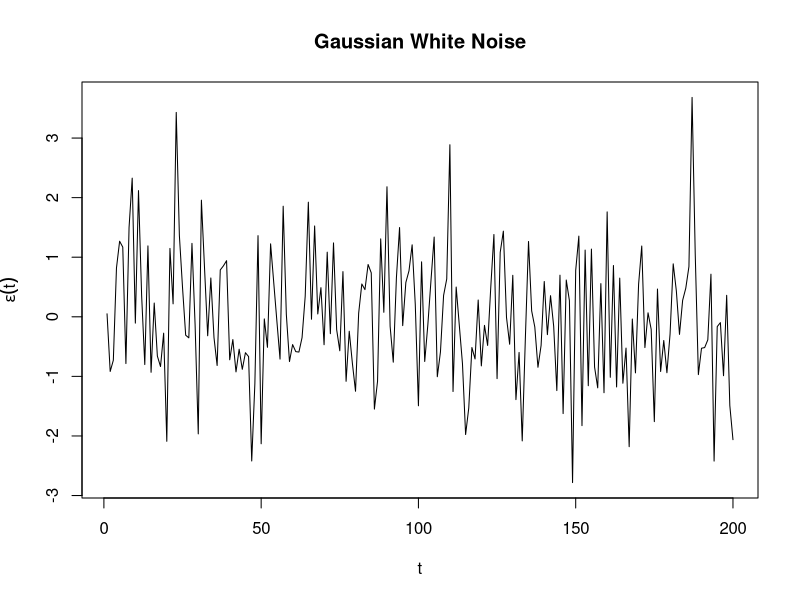
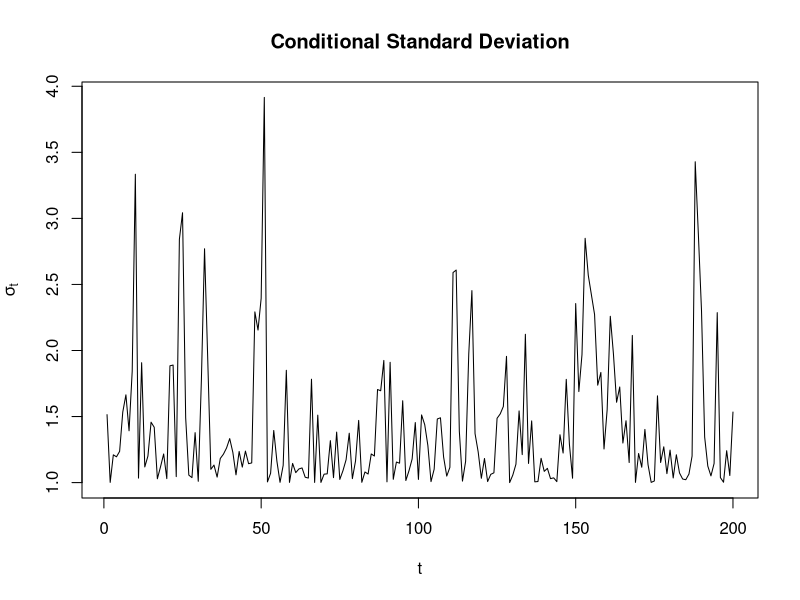
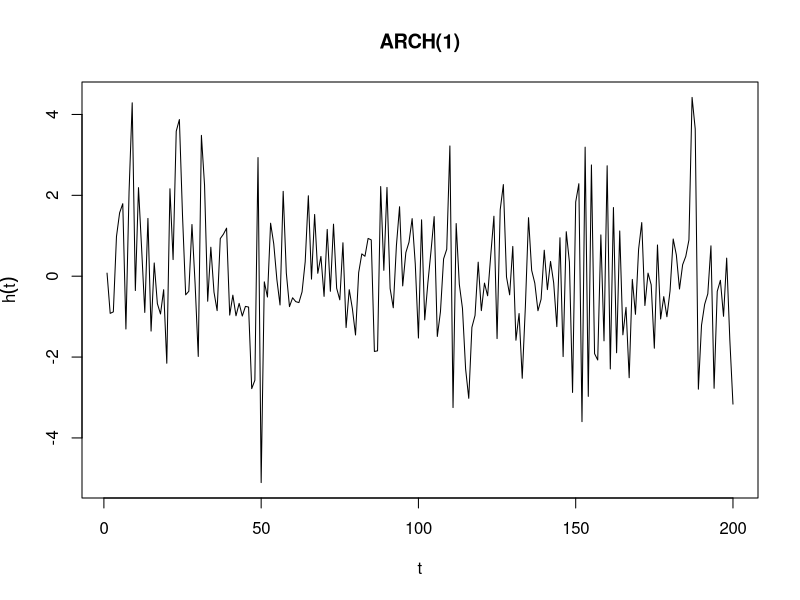
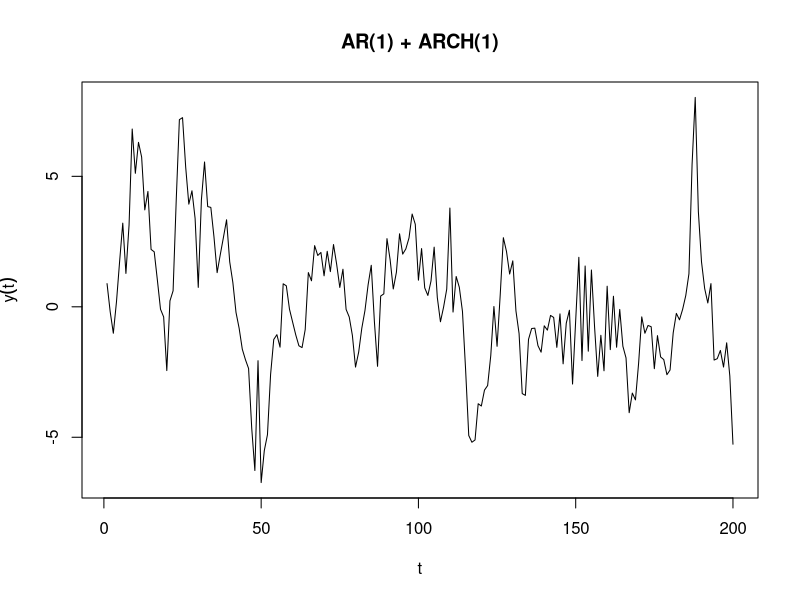
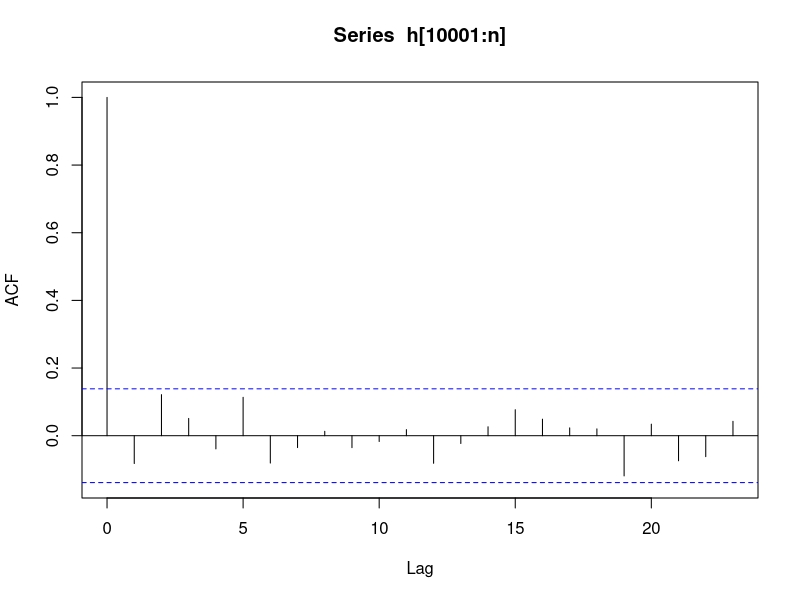
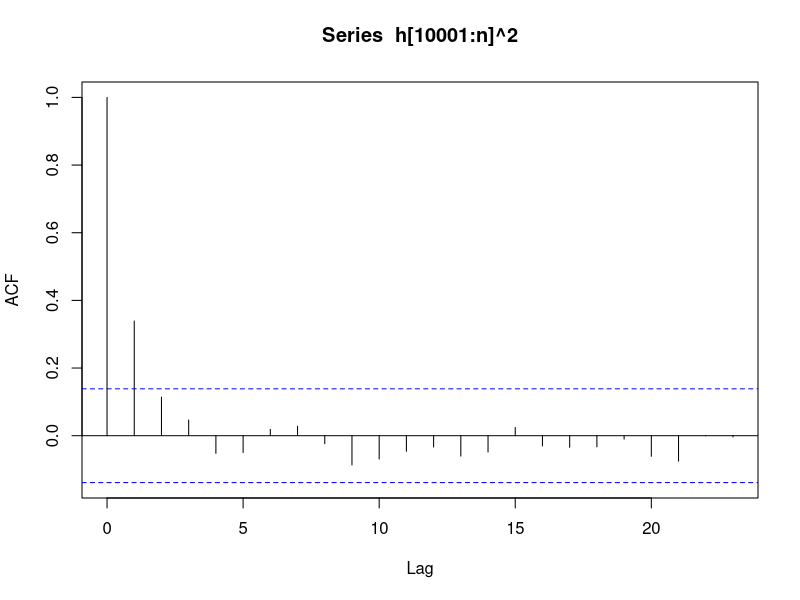
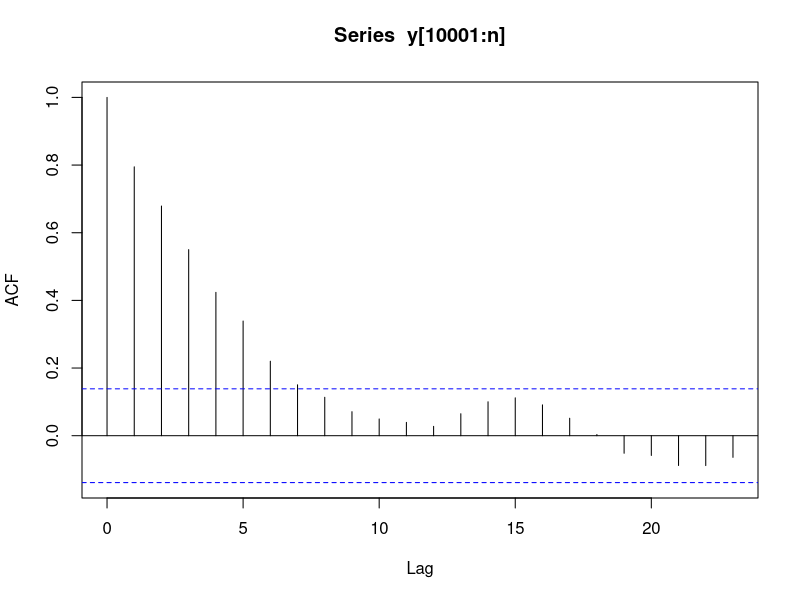
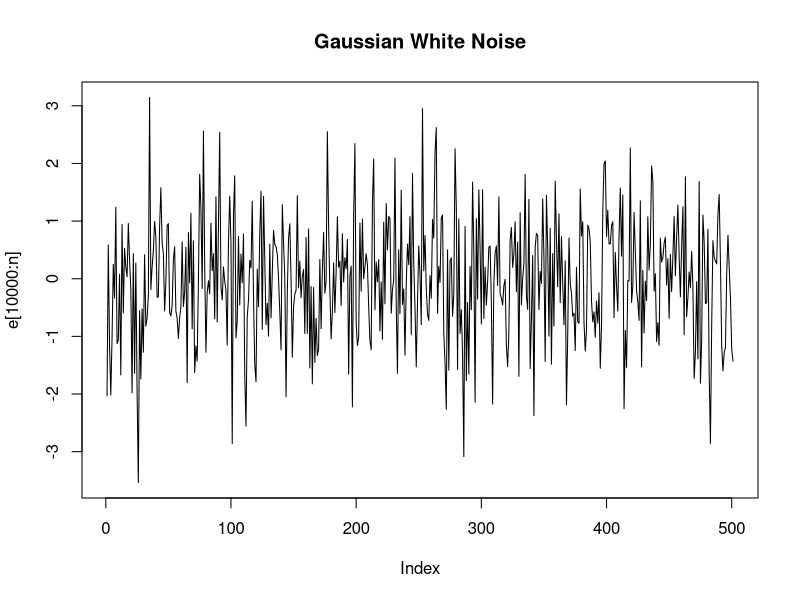

Write the R code that produced these figures, in order.
##### GARCH Additionals - Ruppert Chapter 14

### Simulating a basic AR(1) ARCH(1) Model ####

n <- 10200 # NOS
e <- rnorm(n) # 10200 RVs ~ N(0,1). When plotted as a time series this is the Gaussian White Noise Component
h <- e # Dummy Vector for h terms to be filled - once filled values will be the ARCH
y <- e # Dummy Vector
sigma.sqd <- e^2 # Dummy Vector to be filled as components for each h term of t 
omega <- 1 # Scaled unconditional autocovariance term of ARCH model aka gamma*h_infinity 
alpha <- 0.55 # Regressor coefficient for ARCH
phi <- 0.8 # Regressor coefficient for AR
mu <- 0.1 # Mean of the overt process

omega/(1-alpha) ; sqrt(omega/(1-alpha)) # Actual unconditional variance and standard deviation

for(t in 2:n)
{
  sigma.sqd[t] <- omega + alpha*h[t-1]^2 # Generates values of sigma^2 = omega + alpha*h_t-1^2
  h[t] <- e[t]*sqrt(sigma.sqd[t]) # Since h_t = e_t*sigma_t = e_t*sqrt(omega + alpha*h_t-1^2), calculates the next h
  y[t] <- mu + phi*(y[t-1] - mu) + h[t] # Coupled with AR(1) where phi is AR coefficient and h_t is innovation
}


plot(e[10001:n], type = "l", xlab = "t", ylab = expression(epsilon(t)), main = "Gaussian White Noise")
plot(sqrt(sigma.sqd[10001:n]), type = "l", xlab = "t", ylab = expression(sigma[t]), main = "Conditional Standard Deviation")
plot(h[10001:n], type = "l", xlab = "t", ylab = expression(h(t)), main = "ARCH(1)")
plot(y[10001:n], type = "l", xlab = "t", ylab = expression(y(t)), main = "AR(1) + ARCH(1)")

acf(h[10001:n], type = "correlation", plot = TRUE) 
acf(h[10001:n]^2, type = "correlation", plot = TRUE) # Here h(t)^2 has ACF akin to that of AR(1), where significant amount of autocorrelation
# occurs within the first lag
acf(y[10001:n], type = "correlation", plot = TRUE)



### Simulating basic ARCH(3) model ####
# **** Delete all stored variables from above before running this portion of script ****

n <- 10500 # NOS
e <- rnorm(n, mean = 0, sd = 1) # Gaussian White Noise with unit variance
h <- e # Numeric vector to be filled with ARCH(3) process values
sigma.sqd <- e # Numeric vector to be filled with sigma_t^2 value
alpha1 <- 0.097 # Volatility regression coefficient 1
alpha2 <- 0.031 # Volatility regression coefficient 2
alpha3 <- 0.002 # Volatility regression coefficient 3
omega  <- 0.988 


for(t in 4:n)
{
  sigma.sqd[t] <- omega + alpha1*(h[t-1]^2) + alpha2*(h[t-2]^2) + alpha3*(h[t-3]^2)
  h[t] <- e[t]*sqrt(sigma.sqd[t])
}

plot(e[10000:n], type = "l", main = "Gaussian White Noise") # Note e ~ N(0,1) for all t
plot(sqrt(sigma.sqd[10000:n]), type = "l", main = "Conditional Standard Deviation")
plot(h[10000:n], type = "l", main = "ARCH(3) Process")
lines(e[10000:n], type = "l", col = "red")


### Simulate AR(1) + GARCH(1,1) Process ####
# **** Delete all previously stored values ****
set.seed(722)

n <- 10500
e <- rnorm(n, mean = 0, sd = 1)
sigma.sqd <- e # Sigma^2 Process Values
h <- e # GARCH Process Values 
y <- e # AR + GARCH Process Values
omega <- 0.998 # "Future values of GARCH process" coefficient
alpha <- 0.091 # ARCH coefficient - Some contribution from previous values of {h_t} process
beta <- 0.886 # GARCH coefficient - Lots of contribution from previous values of sigma^2
phi <- 0.766 # Conditional Mean
mu <- 0.115 # Unconditional Mean

for(t in 2:n)
{
  sigma.sqd[t] <- omega  + alpha*h[t-1]^2 + beta*sigma.sqd[t-1]
  h[t] <- e[t]*sqrt(sigma.sqd[t])
  y[t] <- phi*(y[t-1] - mu) + h[t]
}

plot(e[10001:n], type = "l", main  = "Gaussian White Noise Process")
plot(sqrt(sigma.sqd[10001:n]), type = "l", main  = "Conditional Standard Deviation")
plot(h[10001:n], type = "l", main = "GARCH(1,1) Process")
plot(y[10001:n], type = "l", main = "AR(1) + GARCH(1,1) Process")
